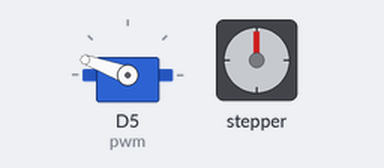
The program below on a simulated CircuitPython board. Shown: servo, stepper motor. The stepper is drawn at 2048 steps a turn; what the program prints to the serial console is not drawn. At 17.9 s the program ends and the board releases its pins; the recording ends there.

Above: at 0.1 s.
At 4.45 s:
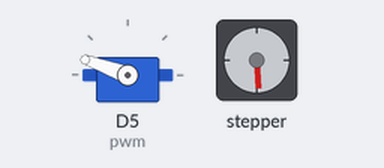
At 8.96 s:
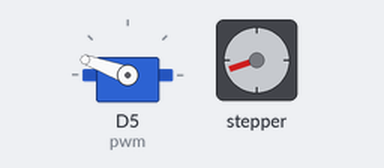
At 17.67 s:
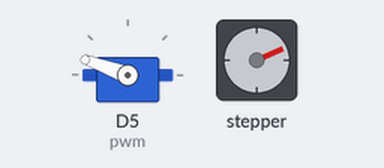
Timing chart, 0 to 17.9 s (numbered marks = the images above):
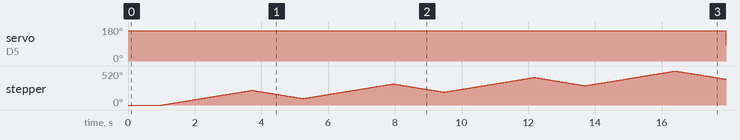

The program:

code.py
```python
# Learn more about CircuitPython at
# https://learn.adafruit.com/circuitpython-essentials/circuitpython-essentials

# Turtle Robot (V2) design files and details at
# https://github.com/aspro648/OSTR/
# 648.ken@gmail.com

'''
Turtle Name:  Turtle
Turtle Owner: Ken
'''

# Uncomment the just code file below that you would like to execute and save this file.
# Click on [Serial] button to see code output.
# Open the individual ".py" file to see what it does or modify it.


#import blink
import turtle_wheel_calibration
#import turtle_eye_check
#import turtle_obstacles
#import turtle_snowflake_example
#import mySnowflake
#import turtle_font_example
#import turtle_cursive_example
#import turtle_goto_example
```

turtle_wheel_calibration.py
```python
from turtle import *
global scale
from time import sleep


print('\nRunning "turtle_wheel_calibration.py".\n')
print('The following parameters are saved in "lib/turtle.py":')
print('    wheel_dia = %s mm (increase = decrease distance)' % wheel_dia)
print('    wheel_base = %s mm (increase = spiral in) ' % wheel_base)
print('    PEN_UP angle = %s' % PEN_UP)
print('    PEN_DOWN angle = %s' % PEN_DOWN)

pendown()
sleep(1)

# draw four squares to determine if wheel parameters are correct
for turns in range(1):
	for x in range(4):
		forward(100)
		right(90)

penup()
done()
```

turtle.py
```python
import math, time
#from analogio import AnalogIn
import board
import digitalio
import adafruit_motor.servo
import pulseio
pwm = pulseio.PWMOut(board.D5, frequency=50)
from calibration import *

import gc
gc.collect()

DEBUG = False

_x = 0
_y = 0
_heading = 0

servo = adafruit_motor.servo.Servo(pwm, min_pulse=750, max_pulse=2250)

'''
leftEmitter = digitalio.DigitalInOut(board.D10)
leftLED = digitalio.DigitalInOut(board.D7)
rightEmitter = digitalio.DigitalInOut(board.D13)
rightLED = digitalio.DigitalInOut(board.D11)
button = digitalio.DigitalInOut(board.D12)

rightDetector = AnalogIn(board.A0)
leftDetector = AnalogIn(board.A1)

leftLED.direction = digitalio.Direction.OUTPUT
leftEmitter.direction = digitalio.Direction.OUTPUT
rightLED.direction = digitalio.Direction.OUTPUT
rightEmitter.direction = digitalio.Direction.OUTPUT
button.direction = digitalio.Direction.INPUT
button.pull = digitalio.Pull.UP

# turn on IR
leftEmitter.value = True
rightEmitter.value = True
'''

# [wires blue->pink->yel->org]
Lstep0 = digitalio.DigitalInOut(board.A2)
Lstep1 = digitalio.DigitalInOut(board.A3)
Lstep2 = digitalio.DigitalInOut(board.A4)
Lstep3 = digitalio.DigitalInOut(board.A5)

Rstep0 = digitalio.DigitalInOut(board.SCK)
Rstep1 = digitalio.DigitalInOut(board.MOSI)
Rstep2 = digitalio.DigitalInOut(board.MISO)
Rstep3 = digitalio.DigitalInOut(board.D9)

# put connections in array to make life easier
R_stepper = [Rstep0, Rstep1, Rstep2, Rstep3]
L_stepper = [Lstep0, Lstep1, Lstep2, Lstep3]

for wire in L_stepper:
    wire.direction = digitalio.Direction.OUTPUT

for wire in R_stepper:
    wire.direction = digitalio.Direction.OUTPUT

# stepper patterns
patterns = [[1, 1, 0, 0], [0, 1, 1, 0], [0, 0, 1, 1], [1, 0, 0, 1]]


def setDebug(val):
    global DEBUG
    DEBUG = val


def step(distance):
    steps = distance * steps_rev / (wheel_dia * math.pi)
    if steps-int(steps) > 0.5:
        return int(steps + 1)
    else:
        return int(steps)


def forward(distance):
    global _x, _y, _heading
    steps = step(distance)

    for x in range(steps):
        for pattern in range(len(patterns)):
            for bit in range(len(patterns[pattern])):  # fwd_mask[num]:
                L_stepper[bit].value = patterns[pattern][bit]
                R_stepper[bit].value = patterns[::-1][pattern][bit]
            time.sleep(delay_time/1000)

    # new point
    deltax = distance * math.cos(math.radians(_heading))
    deltay = distance * math.sin(math.radians(_heading))
    _x = _x + deltax
    _y = _y + deltay


def backward(distance):
    global _x, _y, _heading
    steps = step(distance)

    for x in range(steps):
        for pattern in range(len(patterns)):
            for bit in range(len(patterns[pattern])):  # fwd_mask[num]:
                R_stepper[bit].value = patterns[pattern][bit]
                L_stepper[bit].value = patterns[::-1][pattern][bit]
            time.sleep(delay_time/1000)

    # new point
    deltax = distance * math.cos(math.radians(_heading - 180))
    deltay = distance * math.sin(math.radians(_heading - 180))
    _x = _x + deltax
    _y = _y + deltay


def left(degrees):
    global _x, _y, _heading
    rotation = degrees / 360.0
    distance = wheel_base * math.pi * rotation
    steps = step(distance)
    for x in range(steps):
        for pattern in range(len(patterns)):
            for bit in range(len(patterns[pattern])):  # fwd_mask[num]:
                R_stepper[bit].value = patterns[pattern][bit]
                L_stepper[bit].value = patterns[pattern][bit]
            time.sleep(delay_time/1000)
    _heading = _heading + degrees
    while _heading > 360:
        _heading = _heading - 360


def right(degrees):
    global _x, _y, _heading
    rotation = degrees / 360.0
    distance = wheel_base * math.pi * rotation
    steps = step(distance)
    for x in range(steps):
        for pattern in range(len(patterns)):
            for bit in range(len(patterns[pattern])):  # fwd_mask[num]:
                R_stepper[bit].value = patterns[::-1][pattern][bit]
                L_stepper[bit].value = patterns[::-1][pattern][bit]
            time.sleep(delay_time/1000)
    _heading = _heading - degrees
    while _heading < 0:
        _heading = _heading + 360


def penup():
	servo.angle = PEN_UP


def pendown():
	servo.angle = PEN_DOWN


def done():
    for value in range(4):
        L_stepper[value].value = False
        R_stepper[value].value = False


def goto(x, y):
    center_x, center_y = position()
    bearing = getBearing(x, y, center_x, center_y)
    trnRight = heading() - bearing
    #print('trnRight = %s' % trnRight)
    if abs(trnRight) > 180:
        if trnRight >= 0:
            left(360 - trnRight)
            #if DEBUG: print('left(%s)' % (360 - trnRight))
        else:
            right(360 + trnRight)
            #if DEBUG: print('right(%s)' % (360 + trnRight))
    else:
        if trnRight >= 0:
            right(trnRight)
            #if DEBUG: print('right(%s)' % trnRight)
        else:
            left(-trnRight)
            #if DEBUG: print('left(%s)' % -trnRight)
    dist = distance(tuple(position()), (x, y))
    forward(dist)
    #if DEBUG: print('forward(%s)' % dist)


def pensize(size):
    #print('pensize() is not implemented in Turtle Robot')
    pass


def pencolor(color):
    #print('pencolor() is not implemented in Turtle Robot')
    pass


def speed(x):
    #print('speed() is not implemented in Turtle Robot')
    pass


def position():
    return _x, _y


def heading():
    return _heading


def distance(pointA, pointB):
    return abs((pointB[0] - pointA[0])**2  + (pointB[1] - pointA[1])**2)**0.5


def getBearing(x, y, center_x, center_y):
    # https://stackoverflow.com/questions/5058617/bearing-between-two-points
    angle = math.degrees(math.atan2(y - center_y, x - center_x))
    bearing = (angle + 360) % 360
    #bearing2 = (90 - angle) % 360
    #print "gb: x=%2d y=%2d angle=%6.1f bearing=%5.1f bearing2=%5.1f" % (x, y, angle, bearing1, bearing2)
    return bearing
```

calibration.py
```python
# robot specific parameters
wheel_dia = 51  # mm (increase = decrease distance
wheel_base = 71.75  # mm (increase = spiral in)
PEN_DOWN = 160   # angle of servo when pen is down
PEN_UP = 85    # angle of servo when pen is up

steps_rev = 512    # 512 for 64x gearbox, 128 for 16x gearbox
delay_time = 2   # time between steps in ms
```

Measured:
- by itself, servo on D5 (pwm): 160° → 85° at 17.9 s
- by itself, stepper: turns 224° clockwise in 2.7 s, then 125° counter-clockwise in 1.5 s, repeating every 4.2 s
